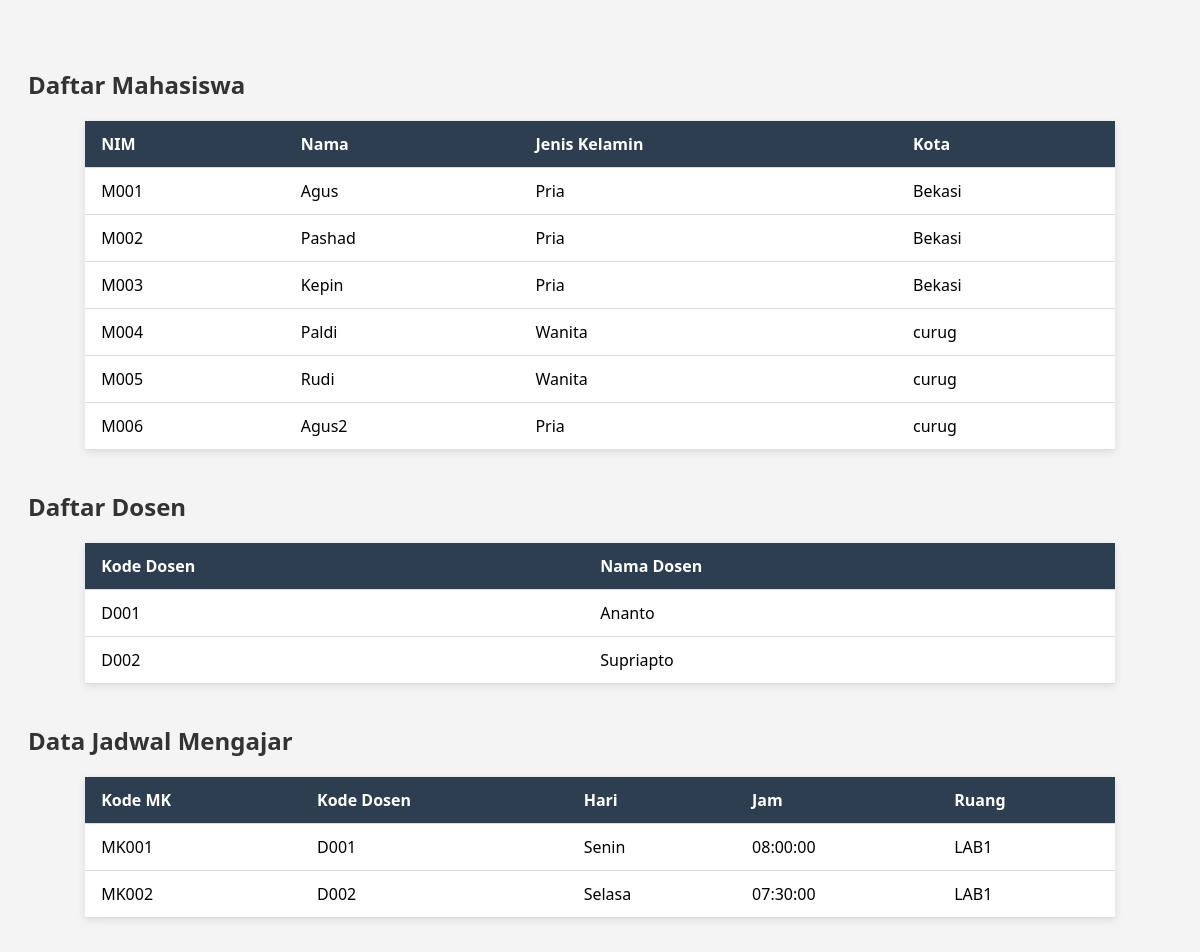
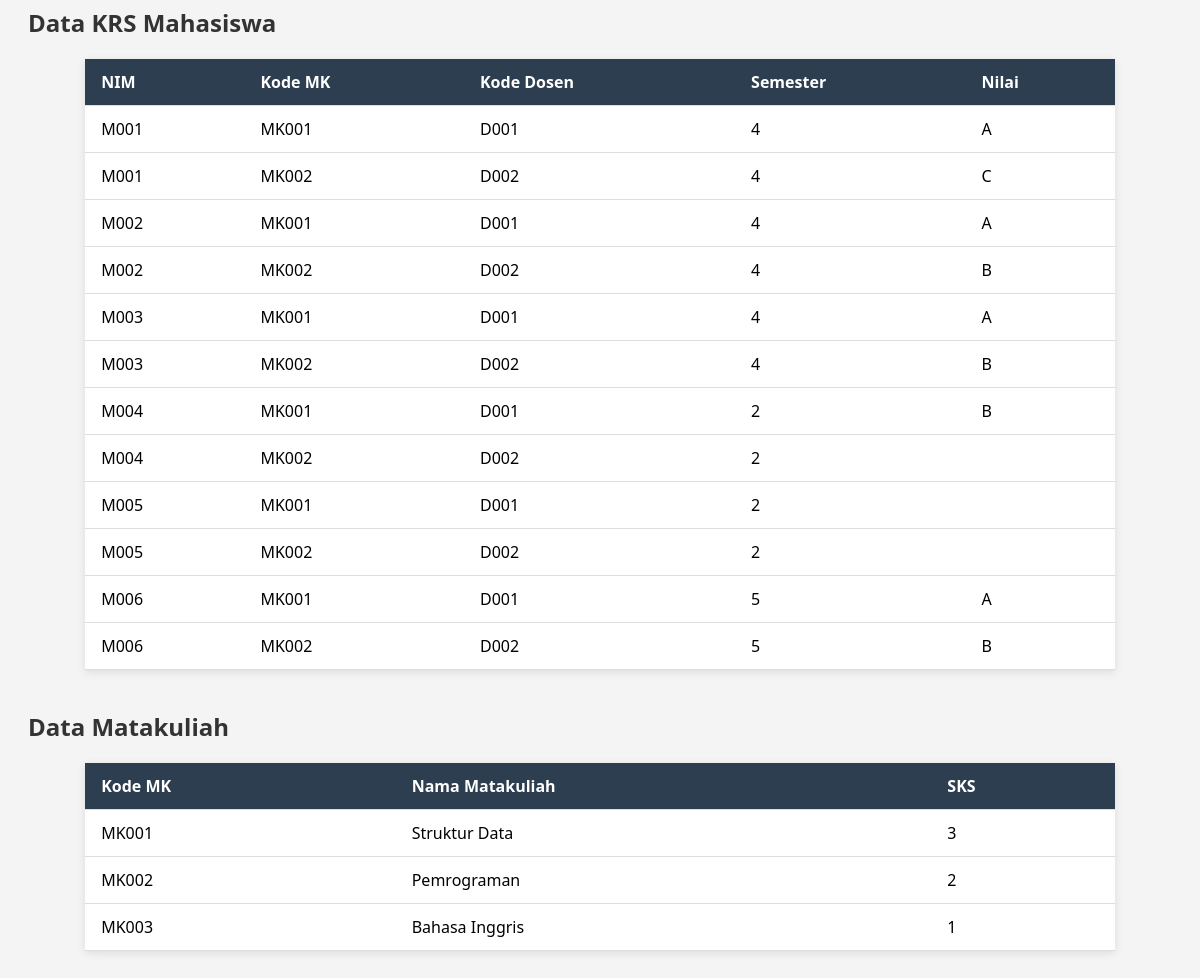
The page / on the database its author committed (2 pictures, top to bottom).
### tables this page shows
CREATE TABLE `mahasiswa` (
  `nim` varchar(15) NOT NULL,
  `nama` varchar(100) NOT NULL,
  `jenis_kelamin` char(1) DEFAULT NULL,
  `tgl_lahir` date DEFAULT NULL,
  `no_hp` varchar(20) DEFAULT NULL,
  `alamat` varchar(255) DEFAULT NULL,
  `kodepos` varchar(10) DEFAULT NULL,
  `kota` varchar(50) DEFAULT NULL,
  `jalan` varchar(100) DEFAULT NULL,
  `kd_ds` varchar(10) DEFAULT NULL
);

CREATE TABLE `dosen` (
  `kd_ds` varchar(10) NOT NULL,
  `nama` varchar(100) NOT NULL
);

CREATE TABLE `jadwalmengajar` (
  `kd_ds` varchar(10) NOT NULL,
  `kd_mk` varchar(10) NOT NULL,
  `hari` varchar(10) DEFAULT NULL,
  `jam` time DEFAULT NULL,
  `ruang` varchar(10) DEFAULT NULL
);

CREATE TABLE `krsmahasiswa` (
  `nim` varchar(15) NOT NULL,
  `kd_mk` varchar(10) NOT NULL,
  `kd_ds` varchar(10) DEFAULT NULL,
  `semester` int(11) DEFAULT NULL,
  `nilai` char(2) DEFAULT NULL
);

CREATE TABLE `matakuliah` (
  `kd_mk` varchar(10) NOT NULL,
  `nama` varchar(100) NOT NULL,
  `sks` int(11) DEFAULT NULL
);

### index.php (the view, shortened to what this page needs)
<?php
include 'koneksi.php';
?>
<!DOCTYPE html>
<html>
<head>
</head>
<body>
<h2>Daftar Mahasiswa</h2>
<?php
$query = "SELECT * FROM Mahasiswa";
$result = mysqli_query($conn, $query);
if (mysqli_num_rows($result) > 0) {
    echo "<table>";
    echo "<tr><th>NIM</th><th>Nama</th><th>Jenis Kelamin</th><th>Kota</th></tr>";
    while($row = mysqli_fetch_assoc($result)) {
        echo "<tr>";
        echo "<td>" . htmlspecialchars($row["nim"]) . "</td>";
        echo "<td>" . htmlspecialchars($row["nama"]) . "</td>";
        echo "<td>" . ($row["jenis_kelamin"] == 'P' ? 'Pria' : 'Wanita') . "</td>";
        echo "<td>" . htmlspecialchars($row["kota"]) . "</td>";
        echo "</tr>";
    }
    echo "</table>";
} else {
    echo "<p>Tidak ada data mahasiswa.</p>";
}
?>
<h2>Daftar Dosen</h2>
<?php
$query = "SELECT * FROM Dosen";
$result = mysqli_query($conn, $query);
if (mysqli_num_rows($result) > 0) {
    echo "<table>";
    echo "<tr><th>Kode Dosen</th><th>Nama Dosen</th></tr>";
    while($row = mysqli_fetch_assoc($result)) {
        echo "<tr>";
        echo "<td>" . htmlspecialchars($row["kd_ds"]) . "</td>";
        echo "<td>" . htmlspecialchars($row["nama"]) . "</td>";
        echo "</tr>";
    }
    echo "</table>";
} else {
    echo "<p class='no-data'>Tidak ada data dosen.</p>";
}
?>
<h2>Data Jadwal Mengajar</h2>
<?php
$query = "SELECT * FROM JadwalMengajar";
$result = mysqli_query($conn, $query);
if (mysqli_num_rows($result) > 0) {
    echo "<table><tr><th>Kode MK</th><th>Kode Dosen</th><th>Hari</th><th>Jam</th><th>Ruang</th></tr>";
    while ($row = mysqli_fetch_assoc($result)) {
        echo "<tr>
                <td>{$row['kd_mk']}</td>
                <td>{$row['kd_ds']}</td>
                <td>{$row['hari']}</td>
                <td>{$row['jam']}</td>
                <td>{$row['ruang']}</td>
              </tr>";
    }
    echo "</table>";
} else {
    echo "<p class='no-data'>Tidak ada data Jadwal Mengajar.</p>";
}
?>
<h2>Data KRS Mahasiswa</h2>
<?php
$query = "SELECT * FROM KRSMahasiswa";
$result = mysqli_query($conn, $query);
if (mysqli_num_rows($result) > 0) {
    echo "<table><tr><th>NIM</th><th>Kode MK</th><th>Kode Dosen</th><th>Semester</th><th>Nilai</th></tr>";
    while ($row = mysqli_fetch_assoc($result)) {
        echo "<tr>
                <td>{$row['nim']}</td>
                <td>{$row['kd_mk']}</td>
                <td>{$row['kd_ds']}</td>
                <td>{$row['semester']}</td>
                <td>{$row['nilai']}</td>
              </tr>";
    }
    echo "</table>";
} else {
    echo "<p class='no-data'>Tidak ada data KRS Mahasiswa.</p>";
}
?>
<h2>Data Matakuliah</h2>
<?php
$query = "SELECT * FROM Matakuliah";
$result = mysqli_query($conn, $query);
if (mysqli_num_rows($result) > 0) {
    echo "<table><tr><th>Kode MK</th><th>Nama Matakuliah</th><th>SKS</th></tr>";
    while ($row = mysqli_fetch_assoc($result)) {
        echo "<tr>
                <td>{$row['kd_mk']}</td>
                <td>{$row['nama']}</td>
                <td>{$row['sks']}</td>
              </tr>";
    }
    echo "</table>";
} else {
    echo "<p class='no-data'>Tidak ada data Matakuliah.</p>";
}
?>
</body>
</html>

### index.php (style rules this page uses)
body { font-family: 'Segoe UI', sans-serif; background-color: #f4f4f4; padding: 20px; }
h2 { color: #333; margin-top: 40px; }
table { width: 90%; margin: 10px auto 40px auto; border-collapse: collapse; background-color: #fff; box-shadow: 0 2px 8px rgba(0,0,0,0.1); }
th, td { padding: 12px 16px; text-align: left; border-bottom: 1px solid #ddd; }
th { background-color: #2c3e50; color: white; }

### rows shown on the page
mahasiswa: nim "M001", nama "Agus", jenis_kelamin "Pria", kota "Bekasi"
mahasiswa: nim "M002", nama "Pashad", jenis_kelamin "Pria", kota "Bekasi"
mahasiswa: nim "M003", nama "Kepin", jenis_kelamin "Pria", kota "Bekasi"
mahasiswa: nim "M004", nama "Paldi", jenis_kelamin "Wanita", kota "curug"
mahasiswa: nim "M005", nama "Rudi", jenis_kelamin "Wanita", kota "curug"
mahasiswa: nim "M006", nama "Agus2", jenis_kelamin "Pria", kota "curug"
dosen: kd_ds "D001", nama "Ananto"
dosen: kd_ds "D002", nama "Supriapto"
jadwalmengajar: kd_mk "MK001", kd_ds "D001", hari "Senin", jam "08:00:00", ruang "LAB1"
jadwalmengajar: kd_mk "MK002", kd_ds "D002", hari "Selasa", jam "07:30:00", ruang "LAB1"
krsmahasiswa: nim "M001", kd_mk "MK001", kd_ds "D001", semester "4", nilai "A"
krsmahasiswa: nim "M001", kd_mk "MK002", kd_ds "D002", semester "4", nilai "C"
krsmahasiswa: nim "M002", kd_mk "MK001", kd_ds "D001", semester "4", nilai "A"
krsmahasiswa: nim "M002", kd_mk "MK002", kd_ds "D002", semester "4", nilai "B"
krsmahasiswa: nim "M003", kd_mk "MK001", kd_ds "D001", semester "4", nilai "A"
krsmahasiswa: nim "M003", kd_mk "MK002", kd_ds "D002", semester "4", nilai "B"
krsmahasiswa: nim "M004", kd_mk "MK001", kd_ds "D001", semester "2", nilai "B"
krsmahasiswa: nim "M004", kd_mk "MK002", kd_ds "D002", semester "2"
krsmahasiswa: nim "M005", kd_mk "MK001", kd_ds "D001", semester "2"
krsmahasiswa: nim "M005", kd_mk "MK002", kd_ds "D002", semester "2"
krsmahasiswa: nim "M006", kd_mk "MK001", kd_ds "D001", semester "5", nilai "A"
krsmahasiswa: nim "M006", kd_mk "MK002", kd_ds "D002", semester "5", nilai "B"
matakuliah: kd_mk "MK001", nama "Struktur Data", sks "3"
matakuliah: kd_mk "MK002", nama "Pemrograman", sks "2"
matakuliah: kd_mk "MK003", nama "Bahasa Inggris", sks "1"
